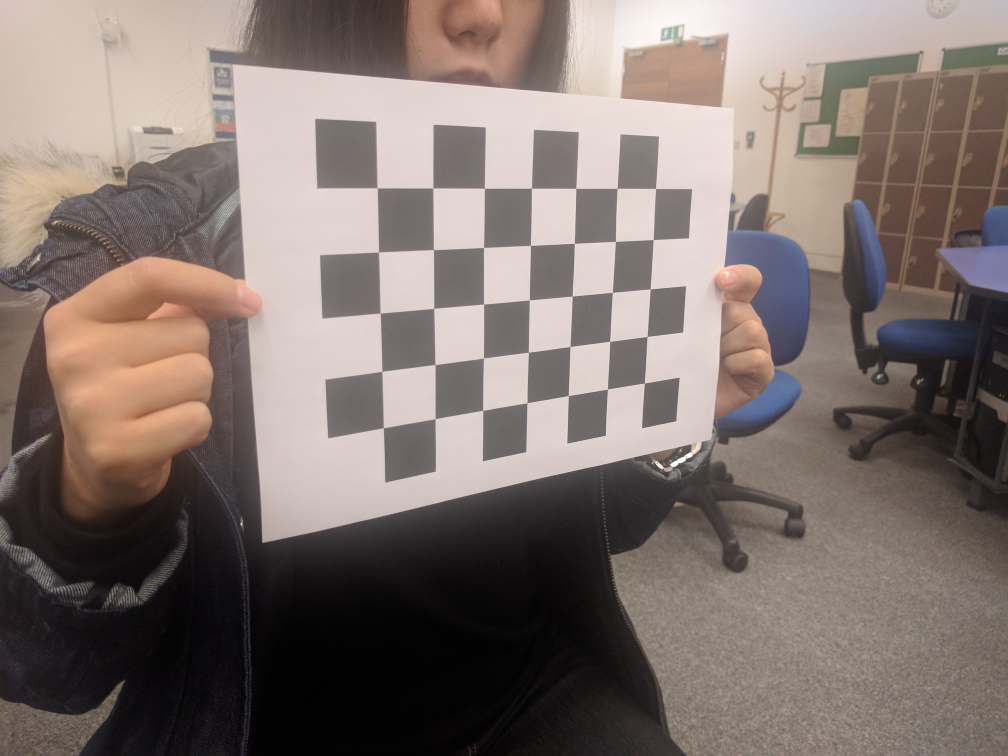
#> input picture cv/hw1/calibrations/IMG_20171017_144750.jpg, 4032 x 3024 px (shown at 1/4 size); its folder holds only this picture in this run
$ python hw1.py   (older library calls are emulated)
#> lines starting #> are read from the running program, lines starting #| are printed output that depends on the picture; long printed decimals are rounded
import numpy as np
import cv2
import glob
from typing import List, Tuple
from itertools import combinations
X = 0
Y = 1

def readimages(paths: List[str], size: (int, int)):
    imgs = [cv2.imread(path) for path in paths]
    imgs = [cv2.resize(img, size) for img in imgs]
    return imgs

display_window = cv2.namedWindow('display', cv2.WINDOW_NORMAL)
def display(img):
    cv2.imshow('display', img)
    cv2.waitKey(0) & 0xff


def calibrate(img, bord_size=(5, 7)):
    # termination criteria
    criteria = (cv2.TERM_CRITERIA_EPS | cv2.TermCriteria_MAX_ITER, 30, 0.001)
    obj_point = np.array([[x, y, 0] for x in range(bord_size[X]) for y in range(bord_size[Y])], np.float32)
    grey = cv2.cvtColor(img, cv2.COLOR_BGR2GRAY)
    success, corners = cv2.findChessboardCorners(grey, bord_size, None)
    if success:
        corner2 = cv2.cornerSubPix(grey, corners, (11, 11), (-1, -1), criteria)
        cv2.drawChessboardCorners(img, bord_size, corner2, success)
        display(img)
        return (True, obj_point, corners)
    else:
        return (False, None, None)


# [92 lines left out: functions checkboard_calibration, find_corners, order_points, find_rectangle, wrapPerspective, drawRectangle, not called in this run]


def calibration(obj_points, img_points, size):
    ret, mtx, dist, rvecs, tvecs = cv2.calibrateCamera(obj_points, img_points, size, None, None)
    print(mtx)
    print(dist)
    print(rvecs)
    print(tvecs)
    for r,t in zip(rvecs, tvecs):
        print('%s, %s'%(r.T[0], t.T[0]))
    return cv2.getOptimalNewCameraMatrix(mtx, dist, size, 1, size) + (dist, mtx)


# [47 lines left out: functions undistort, contour_detection, find_homography, not called in this run]


def run_calibration():
    size = (504, 378)
    checkboards = readimages(glob.glob('./calibrations/*.jpg'), size)
#> in readimages, `imgs = [cv2.imread(path) for path in paths]`: imgs = 1 item
#> checkboards = 1 item
    obj_points, img_points = [], []
    for success, objpt, imgpt in map(calibrate, checkboards):
#> in calibrate, `criteria = (cv2.TERM_CRITERIA_EPS | cv2.TermCriteria_MAX_ITER, 30, 0.0..`: criteria = (3, 30, 0.001)
#> in calibrate, `grey = cv2.cvtColor(img, cv2.COLOR_BGR2GRAY)`:
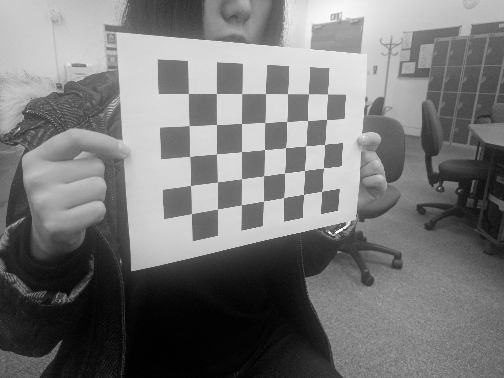
#> grey: shape (378, 504); min 0, max 255, mean 119
#> in calibrate, `success, corners = cv2.findChessboardCorners(grey, bord_size, None)`: success = True
#> in display, `cv2.imshow('display', img)`:
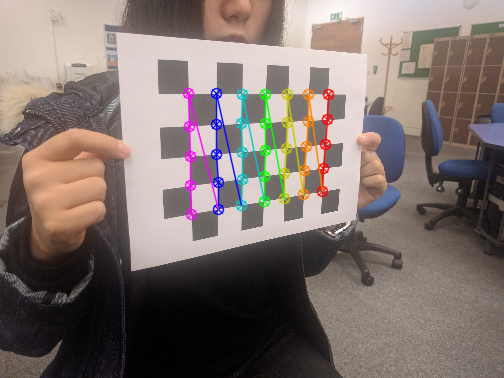
#> window 'display': shape (378, 504, 3); mean B, G, R 109.7, 114.8, 127.6
        if success:
            obj_points.append(objpt)
            img_points.append(imgpt)
#> this loop made 1 pass
#> after the loop, img_points = 1 item; obj_points = 1 item
    newcameramtx, roi, dist, mtx = calibration(obj_points, img_points, size)
#> in calibration, `ret, mtx, dist, rvecs, tvecs = cv2.calibrateCamera(obj_points, img_poi..`: ret = 36.56; mtx = [[517.2, 0, 177.1], [0, 2337.2, 473.2], [0, 0, 1]]; dist = [[-58.38, -1246.9, -3.8, 4.48, 37124.3]]; rvecs = ([0.61, -2.22, 2.15],); tvecs = ([4.72, -1.12, 28.09],)
#| [[5.17154276e+02 0.00000000e+00 1.77116289e+02]
#|  [0.00000000e+00 2.33723297e+03 4.73203306e+02]
#|  [0.00000000e+00 0.00000000e+00 1.00000000e+00]]
#| [[-5.83825974e+01 -1.24693978e+03 -3.79561682e+00  4.48303262e+00
#|    3.71243211e+04]]
#| (array([[ 0.6101],
#|        [-2.219],
#|        [ 2.150]]),)
#| (array([[ 4.717],
#|        [-1.117],
#|        [28.087]]),)
#> the loop in calibration, `for r,t in zip(rvecs, tvecs):` made 1 pass
#> (r, t) on pass 1: ([0.61, -2.22, 2.15], [4.72, -1.12, 28.09])
#| [ 0.6101 -2.219  2.150], [ 4.717 -1.117 28.087]
#> newcameramtx = [[1034.3, 0, 228.5], [0, 1621.3, 328.2], [0, 0, 1]]; roi = (0, 0, 0, 0); dist = [[-58.38, -1246.9, -3.8, 4.48, 37124.3]]; mtx = [[517.2, 0, 177.1], [0, 2337.2, 473.2], [0, 0, 1]]
    return newcameramtx, roi, dist, mtx

def run_perspective_wrap():
    size = (504, 378)
#> size = (504, 378)
    stamp_size = (100, 100)
    stamp_imgs = readimages(glob.glob('./stamps/*.jpg'), size)
#> stamp_imgs = []
    stamp = readimages(['stamp-pos.jpg'], stamp_size)[0]
#> call 3 of readimages, with size = (100, 100)
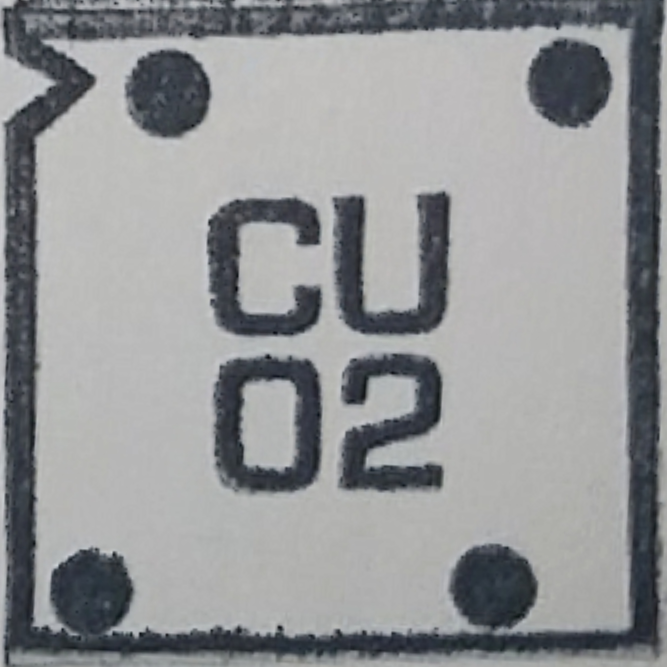
#> input picture cv/hw1/stamp-pos.jpg, 2000 x 2000 px (shown at 1/3 size)
#> in readimages (call 3), `imgs = [cv2.imread(path) for path in paths]`: imgs = 1 item
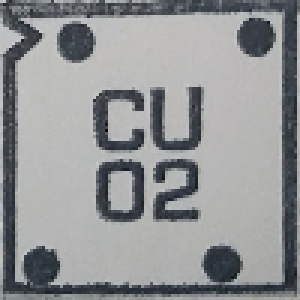
#> stamp: shape (100, 100, 3) (shown 3 times larger); mean of channels 0, 1, 2 149.8, 148.2, 146.5; drawn as B, G, R
    for stamp_img in stamp_imgs:
        M = find_homography(stamp_img, stamp)
        if M is not None:
            new_img = cv2.warpPerspective(stamp_img, M, stamp_size)
            display(new_img)
#> this loop made 0 passes

if __name__=='__main__':
    run_calibration()
    run_perspective_wrap()
